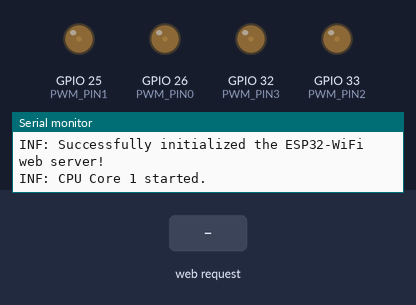
Simulated run of this sketch. Board: ESP32. Parts: output pins drawn as LEDs (lit = HIGH), the last lines printed to the serial monitor. The test bench sets the inputs (shaded band).

Above: at 0.16 s.
At 1.2 s:
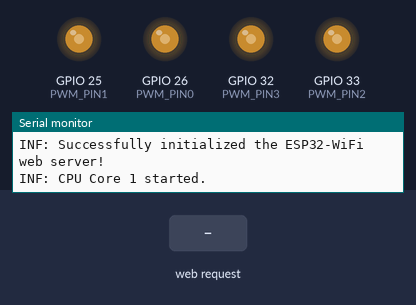
1.3 s: HTTP request GET /HEAD received
At 1.66 s:
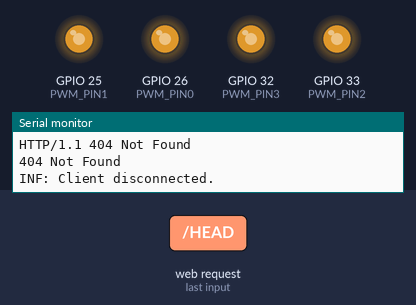
Timing chart, 0 to 10.3 s (numbered marks = the images above; inputs shaded):
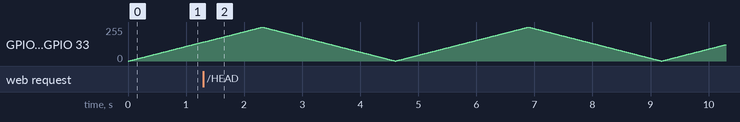

The sketch:

WiFi-Server.ino
```cpp
/*
 * ESP32-WiFi Web Server
 * ESP32向け簡易ウェブサーバー
 */

#include "WiFi-Server.h"

WiFiServer server(80);  // httpサーバーなのでポート80番を使います
WiFiClient client;

// Core0(PRO_CPU)は通信用、Core1(APP_CPU)はLED制御用に使います
// Core0のメインループ
void core0_task(void *pvParameters) {
  Serial.printf("INF: CPU Core %d started.\n", xPortGetCoreID());
  while (1) {
    HTTPListen();
    delay(1); // CPUの負担を減らすため
  }
  //vTaskDelete(NULL); // もし途中でループを脱しタスクを終了する場合、この関数を絶対呼ばなければならない（呼ばないとpanicになる）
}

void setup() { // Core1で実行される
  Serial.begin(115200);
  Serial.println();
  Serial.printf("INF: CPU Core %d started.\n", xPortGetCoreID());
  Serial.println("INF: Initializing the ESP32-WiFi web server...");

  // PWM制御の設定
  pinMode(PWM_PIN0, OUTPUT);
  pinMode(PWM_PIN1, OUTPUT);
  pinMode(PWM_PIN2, OUTPUT);
  pinMode(PWM_PIN3, OUTPUT);
  ledcSetup(PWM_CNL0, PWM_FRQ, PWM_BIT);
  ledcSetup(PWM_CNL1, PWM_FRQ, PWM_BIT);
  ledcSetup(PWM_CNL2, PWM_FRQ, PWM_BIT);
  ledcSetup(PWM_CNL3, PWM_FRQ, PWM_BIT);
  ledcAttachPin(PWM_PIN0, PWM_CNL0);
  ledcAttachPin(PWM_PIN1, PWM_CNL1);
  ledcAttachPin(PWM_PIN2, PWM_CNL2);
  ledcAttachPin(PWM_PIN3, PWM_CNL3);

  // WiFi、Webサーバーの設定
  WiFi.softAP(ssid, password);
  WiFi.softAPConfig(ip, ip, subnet);
  IPAddress myIP = WiFi.softAPIP(); // WiFi通信始動
  server.begin();                   // ウェブサーバー始動

  // Core0開始
  xTaskCreateUniversal(core0_task, "core0_task", 8192, NULL, 1, NULL, PRO_CPU_NUM);
  disableCore0WDT();

  Serial.print("INF: AP IP address: ");
  Serial.println(myIP);
  Serial.println("INF: Successfully initialized the ESP32-WiFi web server!");
}

int led_mode = 0; // 0:滑らかに点滅、1:手動で明るさを設定、2:姿勢情報から自動で明るさ設定（未実装）
int i = 0, diff = 1, led0 = 0, led1 = 0, led2 = 0, led3 = 0;

void loop(){ // Core1で実行される
  switch (led_mode) {
  case 0:
    ledcWrite(PWM_CNL0, i/2);
    ledcWrite(PWM_CNL1, i/2);
    ledcWrite(PWM_CNL2, i/2);
    ledcWrite(PWM_CNL3, i/2);
    if (i == 1023*2) diff = -1;
    if (i == 0) diff = 1;
    i += diff;
    break;
  case 1:
    break;
  case 2:
    break;
  }
  delay(1);
}

void HTTPListen() {                               // HTTPメッセージを受信。Core0で実行される。
  client = server.available();                    // クライアントの接続を待機。

  if (client) {                                   // クライアントと接続した場合実行。
    Serial.println("INF: Client connected.");
    bool NewLine = true;                          // 直前に受け取ったメッセージが'/n'のときはtrue。
    String ReceiveMessage = "";                   // 受信メッセージの保管用。

    while (client.connected()) {                  // クライアントが接続されている間ループ。
      if (client.available()) {                   // クライアントから送信されてきたデータがあれば、
        char c = client.read();                   // 一文字ずつ読み取り、ReceiveMessageに保管する。
        ReceiveMessage += c;
        if (c == '\n' && NewLine) {               // '/n'が連続した場合はHTTPメッセージの終わりなので、
          Serial.println("Client message:");
          Serial.println(ReceiveMessage);
          HTTPPursuer(ReceiveMessage);            // HTTPパーサーでメッセージを解読し対応する。
          break;                                  // whileループを抜け、通信終了
        }
        if (c == '\n') NewLine = true;            // 改行した直後はNewLineフラグを立てておく（'/n'の連続を検知するため）。
        else if (c != '\r') NewLine = false;      // 改行でも'/r'でも無い場合NewLineフラグはfalse。
      }
    }

    // 通信の終了処理
    client.println();
    client.stop();
    Serial.println("INF: Client disconnected.");
  }
}

void HTTPPursuer(String ReceiveMessage) { // リクエストメソッドを解析して対応
  int i = 0;
  String RequestMethod = "", URI = "";

  for (; ReceiveMessage[i] != ' ' && i < ReceiveMessage.length(); i++) { // リクエストメソッドの抽出
    RequestMethod += ReceiveMessage[i];
  }

  for (i += 1; ReceiveMessage[i] != ' ' && i < ReceiveMessage.length(); i++) { // URIの抽出
    URI += ReceiveMessage[i];
    if (i >= 100) {                                           // URIが長すぎた場合のエラー処理
      Serial.println("ERR: Server message:");
      client.println("HTTP/1.1 414 URI Too Long");  Serial.println("HTTP/1.1 414 URI Too Long");
      client.println();                             Serial.println();
      client.println("414 URI Too Long");           Serial.println("414 URI Too Long");
      return;
    }
  }

  Serial.print("DBG: Request Method: ");  Serial.println(RequestMethod);
  Serial.print("DBG: URI: ");             Serial.println(URI);

  if (RequestMethod == "GET" || RequestMethod == "HEAD") Root(URI, RequestMethod);
  else {                                         // GET、HEAD以外の場合のエラー処理
    Serial.println("ERR: Server message:");
    client.println("HTTP/1.1 501 Not Implemented"); Serial.println("HTTP/1.1 501 Not Implemented");
    client.println();                               Serial.println();
    client.println("501 Not Implemented");          Serial.println("501 Not Implemented");
    return;
  }
}

bool Found() {      //ファイルが見つかったときの処理。
  Serial.println("INF: Server message:");
  client.println("HTTP/1.1 200 OK");              Serial.println("HTTP/1.1 200 OK");
  client.println("Content-Type: text/html");      Serial.println("Content-Type: text/html");
  client.println();                               Serial.println();
  return true;
}
```

Files.ino
```cpp
/*
 * Main.ino
 * index.htmlに相当する部分。client.printを使用してhtmlを記述する。
 * HTMLのフォームに応じた処理などもここに書く
 */

#include "WiFi-Server.h"

void Root(String URI, String RequestMethod) {
  bool FileFound = false;                             // URIで指定されたファイルが見つかったらtrue
  String file = "";                                   // ファイル名抽出用
  for (int i = 1; (URI[i] != '?') && (URI[i] != '/') && (i < URI.length()); i++) file += URI[i];  // ファイル名を抽出する（URIの文字列のうち、?や/の直前までをファイル名とする）

  // ファイルを追加する際は、下のテンプレートをコピペして使う。{file_name}はURIで指定するファイル名、{function_name}は{file_name}が指定されたときに呼び出す関数。
  //if (file == "{file_name}")              {FileFound = Found(); if (RequestMethod == "GET") {function_name}(URI);}
  if (file == "" || file == "index.html") {FileFound = Found(); if (RequestMethod == "GET") file_index(URI);}

  if (FileFound == false) {             // ファイルが見つからなかったら、404を返す
    Serial.println("ERR: Server message:");
    client.println("HTTP/1.1 404 Not Found");       Serial.println("HTTP/1.1 404 Not Found");
    client.println();                               Serial.println();
    client.println("404 Not Found"); Serial.println("404 Not Found");
    return;
  }
  else if (RequestMethod == "GET") Serial.println("{Response Body}"); // ファイルが見つかり、リクエストメソッドがGETの場合レスポンスボディーが送信されたことをログする。
}

const char index_html1[] =
"<!DOCTYPE html>\n\
<html>\n\
  <head>\n\
    <meta charset='UTF-8'>\n\
    <title>ESP32-WiFi</title>\n\
  </head>\n\
  <body>\n\
    <p>Controller</p>\n\
    <form method='get'>\n\
      <p>モードセレクタ</p>\n\
      <input type='submit' name='MODE' value='MODE0' />\n\
      <input type='submit' name='MODE' value='MODE1' />\n\
      <input type='submit' name='MODE' value='MODE2' /><br>\n\
      <p>モード1用操作パネル</p>\n\
      <input type='submit' name='MODE1' value='LED0___UP' />\n\
      <input type='submit' name='MODE1' value='LED1___UP' />\n\
      <input type='submit' name='MODE1' value='LED2___UP' />\n\
      <input type='submit' name='MODE1' value='LED3___UP' /><br>\n\
      <input type='submit' name='MODE1' value='LED0_DOWN' />\n\
      <input type='submit' name='MODE1' value='LED1_DOWN' />\n\
      <input type='submit' name='MODE1' value='LED2_DOWN' />\n\
      <input type='submit' name='MODE1' value='LED3_DOWN' /><br>\n";
const char index_html2[] =
"   </form>\n\
    <p><a href=\"abstract.html\">ピタドローン概要</a></p>\n";

void file_index(String URI) {
  client.println(index_html1);
  if (URI.endsWith("?MODE=MODE0")) {
    led_mode = 0;
    i = 0;
  } else if (URI.endsWith("?MODE=MODE1")) {
    led_mode = 1;
  } else if (URI.endsWith("?MODE=MODE2")) {
    led_mode = 2;
  } else if (URI.endsWith("?MODE1=LED0___UP")) {
    led0 += 1;
  } else if (URI.endsWith("?MODE1=LED1___UP")) {
    led1 += 1;
  } else if (URI.endsWith("?MODE1=LED2___UP")) {
    led2 += 1;
  } else if (URI.endsWith("?MODE1=LED3___UP")) {
    led3 += 1;
  } else if (URI.endsWith("?MODE1=LED0_DOWN")) {
    led0 += -1;
  } else if (URI.endsWith("?MODE1=LED1_DOWN")) {
    led1 += -1;
  } else if (URI.endsWith("?MODE1=LED2_DOWN")) {
    led2 += -1;
  } else if (URI.endsWith("?MODE1=LED3_DOWN")) {
    led3 += -1;
  }

  if (led_mode == 1) {
  ledcWrite(PWM_CNL0, led0);
  ledcWrite(PWM_CNL1, led1);
  ledcWrite(PWM_CNL2, led2);
  ledcWrite(PWM_CNL3, led3);
  }
  client.print("<br>LED0:");  client.println(led0);
  client.print("<br>LED1:");  client.println(led1);
  client.print("<br>LED2:");  client.println(led2);
  client.print("<br>LED3:");  client.println(led3);
  client.println("</body></html>"); // html後半部分
}
```

WiFi-Server.h
```cpp
/*
 * WiFi-Server.h
 * インクルード、宣言、ネットワーク設定など
 */

#ifndef WIFISERVER_H
#define WIFISERVER_H

#include <WiFi.h>
#include <WiFiClient.h>
#include <WiFiAP.h>

/* APのSSID、パスワード、ネットワークアドレス兼ゲートウェイアドレス、サブネットマスク
 * 注：AP自身のIPアドレスは多分192.168.0.2になる */
const char *ssid = "PitaDrone";
const char *password = "PitaDrone123";
const IPAddress ip(192, 168, 0, 1);
const IPAddress subnet(255, 255, 255, 0);

const int PWM_FRQ  = 78125; // 分解能が10bitの場合の最大周波数
const int PWM_BIT  = 10;    // 1024段階のPWM制御
const int PWM_CNL0 = 0;
const int PWM_CNL1 = 1;
const int PWM_CNL2 = 2;
const int PWM_CNL3 = 3;
const int PWM_PIN0 = 26;    // GPIO26
const int PWM_PIN1 = 25;    // GPIO25
const int PWM_PIN2 = 33;    // GPIO33
const int PWM_PIN3 = 32;    // GPIO32

#endif
```
